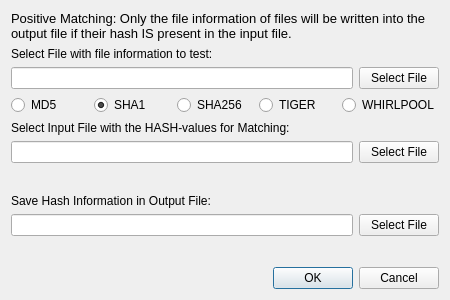
<?xml version="1.0" encoding="UTF-8"?>
<ui version="4.0">
 <class>DialogPositiveHashing</class>
 <widget class="QDialog" name="DialogPositiveHashing">
  <property name="geometry">
   <rect>
    <x>0</x>
    <y>0</y>
    <width>450</width>
    <height>300</height>
   </rect>
  </property>
  <property name="windowTitle">
   <string>Positive Hashing</string>
  </property>
  <layout class="QVBoxLayout" name="verticalLayout">
   <item>
    <widget class="QLabel" name="label_4">
     <property name="font">
      <font>
       <pointsize>10</pointsize>
       <weight>50</weight>
       <bold>false</bold>
      </font>
     </property>
     <property name="text">
      <string>Positive Matching: Only the file information of files will be written into the output file if their hash IS present in the input file. </string>
     </property>
     <property name="wordWrap">
      <bool>true</bool>
     </property>
    </widget>
   </item>
   <item>
    <widget class="QLabel" name="label_2">
     <property name="text">
      <string>Select File with file information to test:</string>
     </property>
    </widget>
   </item>
   <item>
    <layout class="QHBoxLayout" name="horizontalLayout_2">
     <item>
      <widget class="QLineEdit" name="lineEditLoadFile"/>
     </item>
     <item>
      <widget class="QPushButton" name="pushButtonLoadFile">
       <property name="text">
        <string>Select File</string>
       </property>
      </widget>
     </item>
    </layout>
   </item>
   <item>
    <layout class="QHBoxLayout" name="horizontalLayout_5">
     <item>
      <widget class="QRadioButton" name="radioMD5">
       <property name="text">
        <string>MD5</string>
       </property>
      </widget>
     </item>
     <item>
      <widget class="QRadioButton" name="radioSHA1">
       <property name="text">
        <string>SHA1</string>
       </property>
       <property name="checked">
        <bool>true</bool>
       </property>
      </widget>
     </item>
     <item>
      <widget class="QRadioButton" name="radioSHA256">
       <property name="text">
        <string>SHA256</string>
       </property>
      </widget>
     </item>
     <item>
      <widget class="QRadioButton" name="radioTIGER">
       <property name="text">
        <string>TIGER</string>
       </property>
      </widget>
     </item>
     <item>
      <widget class="QRadioButton" name="radioWHIRLPOOL">
       <property name="text">
        <string>WHIRLPOOL</string>
       </property>
      </widget>
     </item>
    </layout>
   </item>
   <item>
    <widget class="QLabel" name="label">
     <property name="text">
      <string>Select Input File with the HASH-values for Matching:</string>
     </property>
    </widget>
   </item>
   <item>
    <layout class="QHBoxLayout" name="horizontalLayout_3">
     <item>
      <widget class="QLineEdit" name="lineEditLoadHash"/>
     </item>
     <item>
      <widget class="QPushButton" name="pushButtonLoadHash">
       <property name="text">
        <string>Select File</string>
       </property>
      </widget>
     </item>
    </layout>
   </item>
   <item>
    <spacer name="verticalSpacer_2">
     <property name="orientation">
      <enum>Qt::Vertical</enum>
     </property>
     <property name="sizeHint" stdset="0">
      <size>
       <width>20</width>
       <height>40</height>
      </size>
     </property>
    </spacer>
   </item>
   <item>
    <widget class="QLabel" name="label_3">
     <property name="text">
      <string>Save Hash Information in Output File:</string>
     </property>
    </widget>
   </item>
   <item>
    <layout class="QHBoxLayout" name="horizontalLayout_4">
     <item>
      <widget class="QLineEdit" name="lineEditSaveFile"/>
     </item>
     <item>
      <widget class="QPushButton" name="pushButtonSaveFile">
       <property name="text">
        <string>Select File</string>
       </property>
      </widget>
     </item>
    </layout>
   </item>
   <item>
    <spacer name="verticalSpacer">
     <property name="orientation">
      <enum>Qt::Vertical</enum>
     </property>
     <property name="sizeHint" stdset="0">
      <size>
       <width>20</width>
       <height>40</height>
      </size>
     </property>
    </spacer>
   </item>
   <item>
    <widget class="QDialogButtonBox" name="buttonBox">
     <property name="orientation">
      <enum>Qt::Horizontal</enum>
     </property>
     <property name="standardButtons">
      <set>QDialogButtonBox::Cancel|QDialogButtonBox::Ok</set>
     </property>
    </widget>
   </item>
  </layout>
 </widget>
 <resources/>
 <connections>
  <connection>
   <sender>buttonBox</sender>
   <signal>accepted()</signal>
   <receiver>DialogPositiveHashing</receiver>
   <slot>accept()</slot>
   <hints>
    <hint type="sourcelabel">
     <x>248</x>
     <y>254</y>
    </hint>
    <hint type="destinationlabel">
     <x>157</x>
     <y>274</y>
    </hint>
   </hints>
  </connection>
  <connection>
   <sender>buttonBox</sender>
   <signal>rejected()</signal>
   <receiver>DialogPositiveHashing</receiver>
   <slot>reject()</slot>
   <hints>
    <hint type="sourcelabel">
     <x>316</x>
     <y>260</y>
    </hint>
    <hint type="destinationlabel">
     <x>286</x>
     <y>274</y>
    </hint>
   </hints>
  </connection>
 </connections>
</ui>
